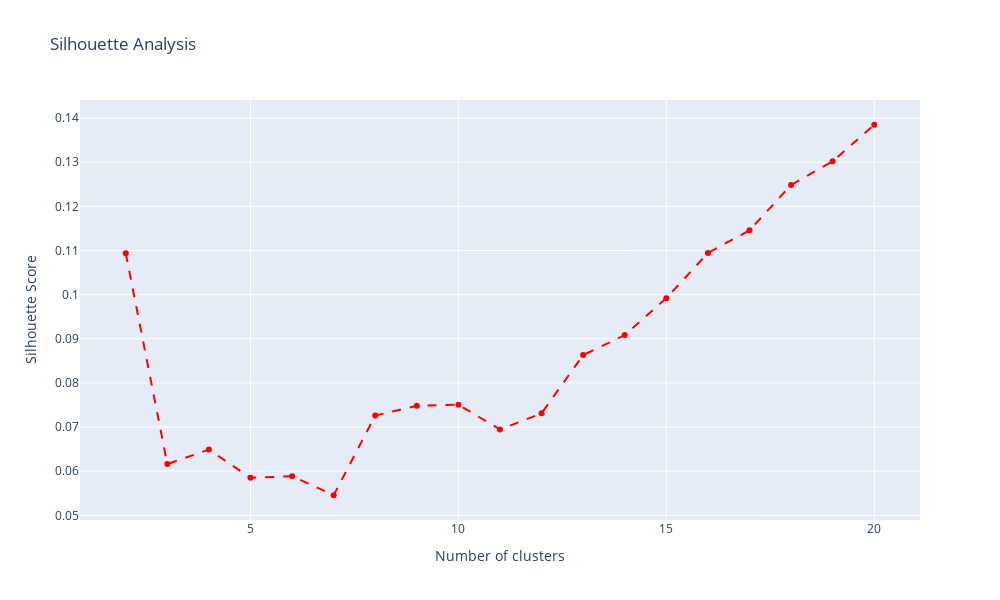

The notebook cell this image was saved under:
### Code cell
import plotly.graph_objects as go

# Silhouette Analysis
silhouette_scores = []
for n_clusters in range(2, 21):
    kmeans = KMeans(n_clusters=n_clusters, random_state=42)
    cluster_labels = kmeans.fit_predict(scaled_data)
    silhouette_avg = silhouette_score(scaled_data, cluster_labels)
    silhouette_scores.append(silhouette_avg)

# Create the plot
fig = go.Figure()
fig.add_trace(go.Scatter(x=list(range(2, 21)), y=silhouette_scores, mode='lines+markers', marker=dict(color='red'), line=dict(dash='dash')))

# Update layout for better readability
fig.update_layout(
    title='Silhouette Analysis',
    xaxis_title='Number of clusters',
    yaxis_title='Silhouette Score',
    width=1000,
    height=600
)

# Show the plot
fig.show()

### Figure 1 — Plotly figure (JSON) as saved in the notebook; plotly's stock layout.template omitted (floating-point values rounded to 4 significant figures)
{"data": [{"line": {"dash": "dash"}, "marker": {"color": "red"}, "mode": "lines+markers", "type": "scatter", "x": [2, 3, 4, 5, 6, 7, 8, 9, 10, 11, 12, 13, 14, 15, 16, 17, 18, 19, 20], "y": [0.1094, 0.06161, 0.06489, 0.05848, 0.05887, 0.05454, 0.07261, 0.07482, 0.07507, 0.06945, 0.07311, 0.08631, 0.09083, 0.0992, 0.1095, 0.1146, 0.1248, 0.1302, 0.1385]}], "layout": {"height": 600, "title": {"text": "Silhouette Analysis"}, "width": 1000, "xaxis": {"title": {"text": "Number of clusters"}}, "yaxis": {"title": {"text": "Silhouette Score"}}}}
